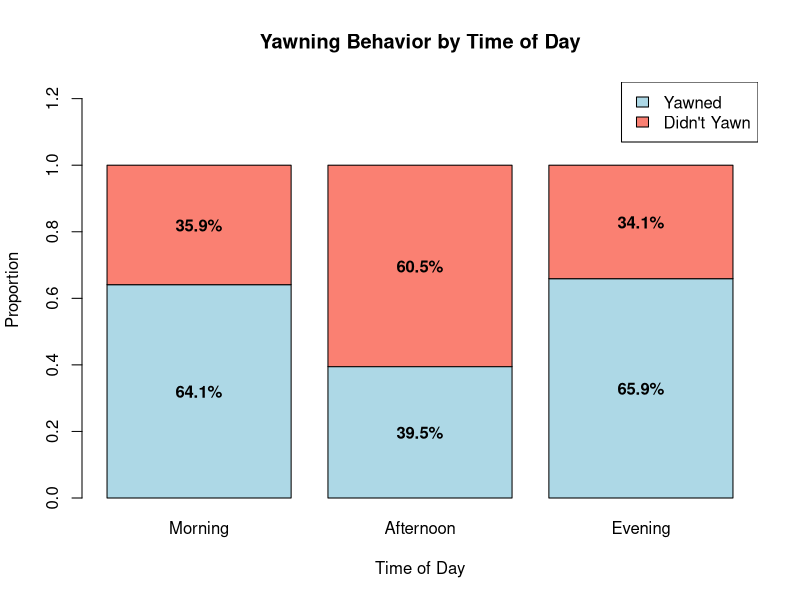

Source code (R): (Note: this script raises an error after producing the figure.)
# ------------------------------------------------------------------------------
# CHI-SQUARE TEST OF INDEPENDENCE (From Summary Table)
# ------------------------------------------------------------------------------

# 1. Enter the counts row-by-row (Row 1: Completed, Row 2: Abandoned)
yawned_counts <- matrix(c(25, 15, 29,   # Yawned
                            14, 23, 15),  # Didn't yawn
                          nrow = 2, 
                          byrow = TRUE)

# 2. Add row and column names
rownames(yawned_counts) <- c("Yawned", "Didn't Yawn")
colnames(yawned_counts) <- c("Morning", "Afternoon", "Evening")

# Display the 2-way table in console
yawned_counts

# 3. Run the Chi-Square Test
chi_test <- chisq.test(yawned_counts)
chi_test

# ------------------------------------------------------------------------------
# 4. CALCULATE COLUMN PROPORTIONS & PLOT STACKED BARS
# ------------------------------------------------------------------------------
# Compute proportions for each time-of-day column (margin = 2)
prop_table <- prop.table(yawned_counts, margin = 2)

# Create the stacked bar plot and save the X-coordinates of the bars
bar_x <- barplot(prop_table, 
                 beside = FALSE,                        # Stacks the bars
                 col = c("lightblue", "salmon"),        # Colors for Yawned / Didn't Yawn
                 ylim = c(0, 1.25),                     # Extra headroom for the legend
                 main = "Yawning Behavior by Time of Day",
                 xlab = "Time of Day", 
                 ylab = "Proportion")

# ------------------------------------------------------------------------------
# 5. CALCULATE Y-COORDINATES & ADD LABELS INSIDE SEGMENTS
# ------------------------------------------------------------------------------
# Y-center for bottom segment (Yawned): half of its proportion height
y_pos_yawned <- prop_table["Yawned", ] / 2

# Y-center for top segment (Didn't Yawn): starts above Yawned segment + half of Didn't Yawn
y_pos_didnt_yawn <- prop_table["Yawned", ] + (prop_table["Didn't Yawn", ] / 2)

# Stack the Y-positions to match the order of the rows in your matrix
y_positions <- rbind(y_pos_yawned, y_pos_didnt_yawn)

# Format the proportions as percentages (e.g., "64.1%")
labels_text <- paste0(round(prop_table * 100, 1), "%")

# Place text labels inside the respective segments
text(x = rep(bar_x, each = 2), 
     y = y_positions, 
     labels = labels_text, 
     col = "black",                                     # Change to "white" if using darker bar colors
     font = 2)

# Add Legend
legend("topright", 
       legend = rownames(prop_table), 
       fill = c("lightblue", "salmon"))


####################################
# Earlier version of bar charts that didn't work

# 4. Check expected cell counts (Assumption check: all expected counts >= 5)
chi_test$expected

# ------------------------------------------------------------------------------
# 1. CALCULATE COLUMN PROPORTIONS
# ------------------------------------------------------------------------------
# margin = 2 computes proportions down each column (within each checkout group)
prop_table <- prop.table(completed_counts, margin = 2)

# Display the calculated proportions in console
prop_table

# ------------------------------------------------------------------------------
# 1. PLOT STACKED BARS AND STORE X-POSITIONS
# ------------------------------------------------------------------------------
bar_x <- barplot(prop_table, 
                 beside = FALSE,                       
                 col = c("steelblue", "coral"),
                 ylim = c(0, 1.25),                    
                 main = "Distribution of Outcomes by Checkout Method",
                 xlab = "Checkout Method", 
                 ylab = "Proportion")

# ------------------------------------------------------------------------------
# 2. CALCULATE Y-COORDINATES FOR CENTER OF EACH SEGMENT
# ------------------------------------------------------------------------------
# Bottom segment (Completed): height is half of its proportion
y_pos_completed <- prop_table["Completed Purchase", ] / 2

# Top segment (Abandoned): height starts above Completed + half of Abandoned
y_pos_abandoned <- prop_table["Completed Purchase", ] + (prop_table["Abandoned Cart", ] / 2)

# Combine Y positions into a matrix matching bar positions
y_positions <- rbind(y_pos_completed, y_pos_abandoned)

# ------------------------------------------------------------------------------
# 3. ADD LABELS INSIDE THE SEGMENTS
# ------------------------------------------------------------------------------
labels_text <- paste0(round(prop_table * 100, 1), "%")

text(x = rep(bar_x, each = 2), 
     y = y_positions, 
     labels = labels_text, 
     col = "white",                                   # White text for readability inside colored bars
     font = 2)

legend("topright", 
       legend = rownames(prop_table), 
       fill = c("steelblue", "coral"))
